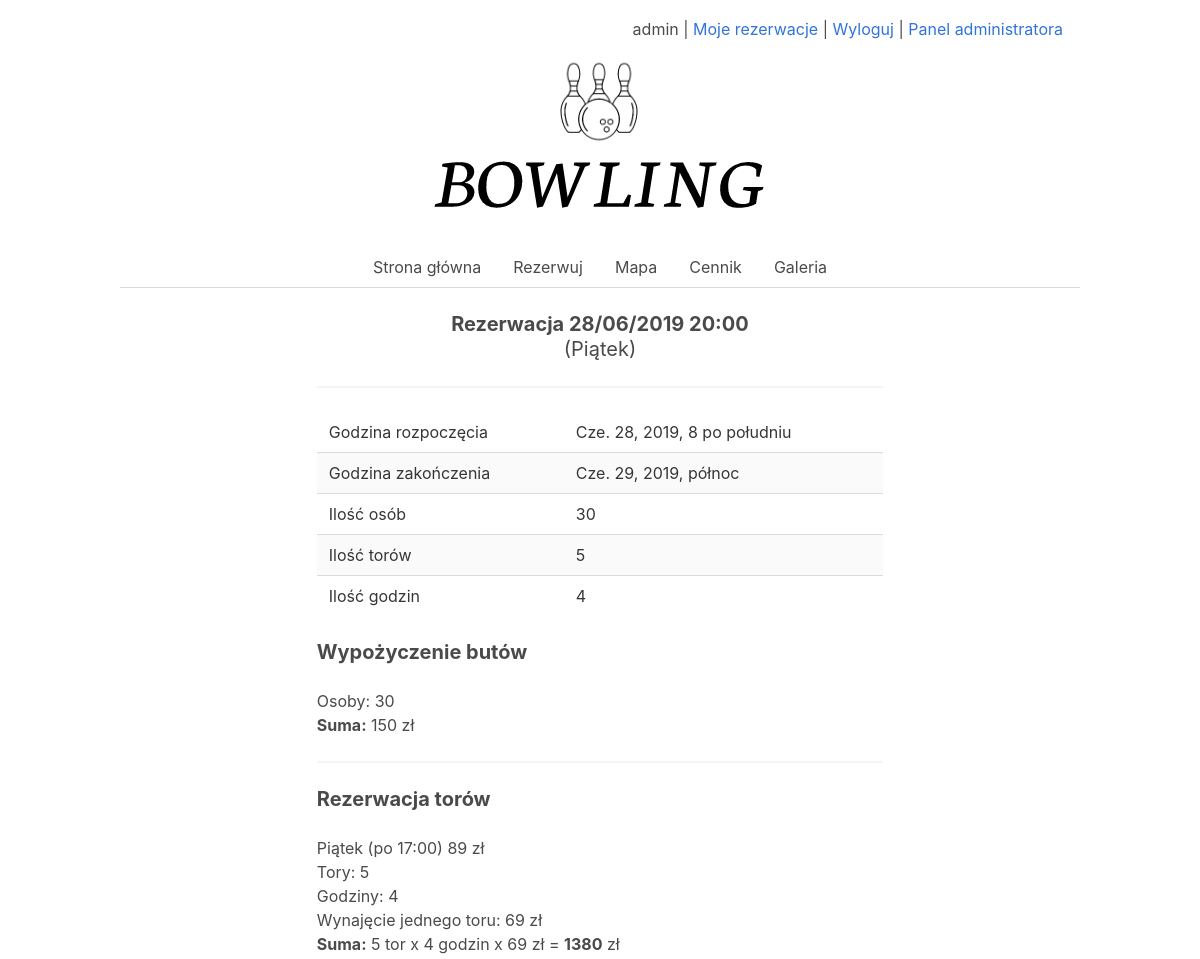
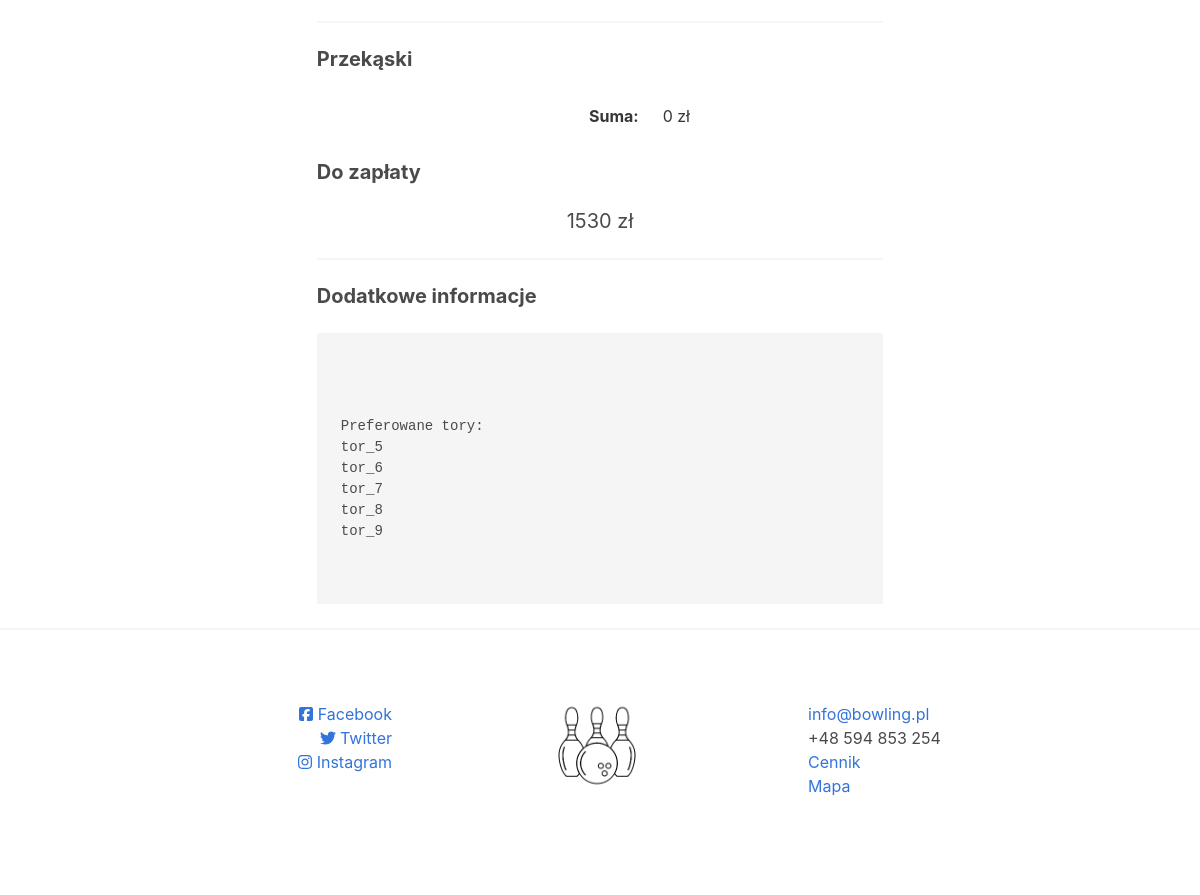
Page /zamowienie/24 (signed in) on the committed database (2 pictures, top to bottom).
### kregielnia_app/models.py (models this page shows, shortened)
class Rezerwacja(models.Model):
    class Meta:
        verbose_name_plural = "Rezerwacje"
    date_added = models.DateTimeField(auto_now_add=True)
    date_modified = models.DateTimeField(auto_now=True)
    user_id = models.ForeignKey("Profil", on_delete=models.CASCADE)
    dt_rozpoczecia = models.DateTimeField(null=False, blank=False)
    dt_zakonczenia = models.DateTimeField(null=False, blank=False)
    ilosc_osob = models.IntegerField(null=False, blank=False)
    ilosc_torow = models.IntegerField(null=False, blank=False)
    ilosc_godzin = models.IntegerField(null=False, blank=False)
    dod_info = models.TextField(null=True, blank=True)

### kregielnia_app/views.py (the view, shortened to what this page needs)
# urls.py: path('zamowienie/<int:pk>', views.ZamowienieDetailView.as_view(), name="zamowienie_detail"),
class ZamowienieDetailView(generic.DetailView):
    model = Rezerwacja
    def get_context_data(self, **kwargs):
        context = super().get_context_data(**kwargs)
        context["has_access"] = self.object.user_id.user_id == self.request.user.id
        context["przekaski"] = PrzekaskiZamowienie.objects.filter(rezerwacja_id=self.object)
        context["buty_cena"] = self.object.ilosc_osob * 5
        przekaski_cena = 0
        for _ in context["przekaski"]:
            przekaski_cena += _.przekaski_id.cena
        context["przekaski_cena"] = przekaski_cena
        context["po_17"] = self.object.dt_rozpoczecia.hour > 17
        if self.object.dt_rozpoczecia.weekday() in [0, 1, 2, 4]:
            if context["po_17"]:
                context["za_tor"] = 69
                context["za_tor_suma"] = 69 * self.object.ilosc_torow * self.object.ilosc_godzin
            else:
                context["za_tor"] = 49
                context["za_tor_suma"] = 49 * self.object.ilosc_torow * self.object.ilosc_godzin
        context["suma_final"] = context["za_tor_suma"] + context["buty_cena"] + context["przekaski_cena"]
        return context

### kregielnia_app/templates/kregielnia_app/rezerwacja_detail.html (shortened to what this page needs)
{% extends '_Main/template.html' %}
{% load staticfiles %}
{% block content %}
<div class="column is-three-fifths is-offset-one-fifth">
  <h1 class="subtitle has-text-centered">
    <b>Rezerwacja {{object.dt_rozpoczecia|date:"d/m/Y H:i"}}</b>
    <br>
    ({{object.dt_rozpoczecia|date:"l"}})
  </h1>
    {% if has_access %}
    <hr>
    <table class="table is-fullwidth is-striped">
      <tbody>
        <tr>
          <td>Godzina rozpoczęcia</td>
          <td>{{object.dt_rozpoczecia}}</td>
        </tr>
        <tr>
          <td>Godzina zakończenia</td>
          <td>{{object.dt_zakonczenia}}</td>
        </tr>
        <tr>
          <td>Ilość osób</td>
          <td>{{object.ilosc_osob}}</td>
        </tr>
        <tr>
          <td>Ilość torów</td>
          <td>{{object.ilosc_torow}}</td>
        </tr>
        <tr>
          <td>Ilość godzin</td>
          <td>{{object.ilosc_godzin}}</td>
        </tr>
      </tbody>
    </table>
    <h1 class="subtitle">
      <b>Wypożyczenie butów</b>
    </h1>
    Osoby: {{object.ilosc_osob}}
    <br>
    <b>Suma:</b> {{buty_cena}} zł
    <hr>
    <h1 class="subtitle">
      <b>Rezerwacja torów</b>
    </h1>
    {% if object.dt_rozpoczecia|date:"w" == "5" %}
      Piątek
        {% if po_17 %} (po 17:00) 89{% else %}(przed 17:00) 49{% endif %} zł
    {% endif %}
    <br>
    Tory: {{object.ilosc_torow}}
    <br>
    Godziny: {{object.ilosc_godzin}}
    <br>
    Wynajęcie jednego toru: {{za_tor}} zł
    <br>
    <b>Suma:</b> {{object.ilosc_torow}} tor x {{object.ilosc_godzin}} godzin x {{za_tor}} zł = <b>{{za_tor_suma}}</b> zł
<hr>
    <h1 class="subtitle">
      <b>Przekąski</b>
    </h1>
    <table class="table is-fullwidth is-striped">
      <tbody>
        <tr>
          <td style="text-align:right;"><b>Suma:</b></td>
          <td>{{przekaski_cena}} zł</td>
        </tr>
      </tbody>
    </table>
    <h1 class="subtitle">
      <b>Do zapłaty</b>
    </h1>
    <p class="subtitle has-text-centered">
      {{suma_final}} zł
    </p>
    <hr>
    <h1 class="subtitle">
      <b>Dodatkowe informacje</b>
    </h1>
    <p class="has-text-centered">
      <pre>
        {% if object.dod_info %}
        {{object.dod_info}}
        {% else %}
        - Brak -
        {% endif %}
      </pre>
    </p>
    {% else %}
    <h1 class="subtitle has-text-centered">
      <b>
        Nie masz uprawnień aby przeglądać to zamówienie
      </b>
    </h1>
    {% endif %}
</div>
{% endblock %}

### Kregielnia/templates/_Main/upper-bar.html (shortened to what this page needs)
<div class="container">
  <div class="columns" style="margin: 3px;">
    <div class="column is-12">
      {% if user.is_authenticated %}
      <span style="margin: 2px;float:right;">
        <span>{{user.username}}
        </span>
        |
        <a href="{% url 'moje_rezerwacje' %}">Moje rezerwacje</a>
        |
        <a href="{% url 'logout' %}">Wyloguj</a>
        {% if user.is_staff %}
        |
        <a href="/admin/">Panel administratora</a>
        {% endif %}
      </span>
      {% else %}
      <span style="margin: 2px;float:right;">
        <a href="{% url 'logowanie' %}?next=/">Logowanie</a>
        |
        <a href="{% url 'rejestracja' %}">Rejestracja</a>
      </span>
      {% endif %}
    </div>
  </div>
</div>

### rows in the picture
Rezerwacja: dt_rozpoczecia "28/06/2019 20:00", dt_rozpoczecia "Piątek", dt_rozpoczecia "Cze. 28, 2019, 8 po południu", dt_zakonczenia "Cze. 29, 2019, północ", ilosc_osob "30", ilosc_torow "5", ilosc_godzin "4", dod_info "Preferowane tory: tor_5 tor_6 tor_7 tor_8 tor_9"

### other values in the picture
{{ user.username }} "admin"
{{ buty_cena }} "150"
{{ za_tor }} "69"
{{ za_tor_suma }} "1380"
{{ przekaski_cena }} "0"
{{ suma_final }} "1530"
